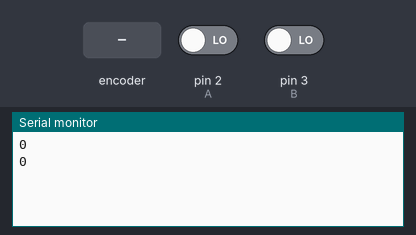
This sketch was run on a simulated Arduino Uno, built with avr-gcc and run on an emulated ATmega328P. On the bench: the last lines printed to the serial monitor. The test bench sets the inputs (shaded band); at power-on: pin 2 (A) LOW, pin 3 (B) LOW.

Above: at 1.2 s.
1.3 s: rotary encoder on pin 2 (A) / pin 3 (B) turned 1 step (first pin leading)
At 2.8 s:
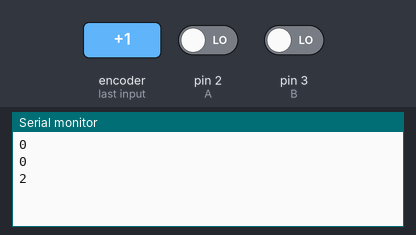
3.0 s: rotary encoder on pin 2 (A) / pin 3 (B) turned 1 step (first pin leading)
At 3.8 s:
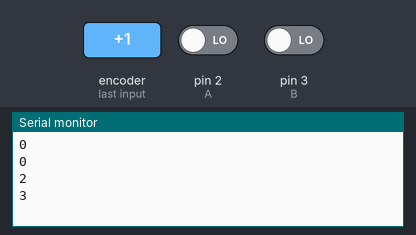
Timing chart, 0 to 6.0 s (numbered marks = the images above; inputs shaded):
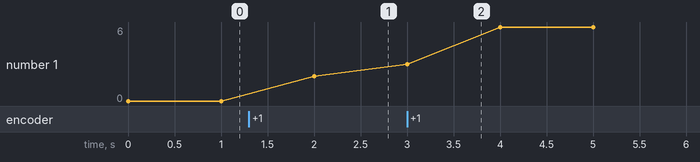

Measured:
- after the input at 1.3 s, the serial monitor: prints a new line after 0.70 s (image 1)
- after the input at 3.0 s, the serial monitor: prints a new line at once (image 2)
- plotted number 1: 0 → 2 after the input at 1.3 s, 2 → 6 after the input at 3.0 s

The sketch:

encoder-reader.ino
```cpp
/*

Basic Quadrature Encoder; Arduino w/ Interrupts
Author: Walter Coe
Date: 5/12/15
Affiliation: BYU Mechatronics Club

This code will read an quadrature encoder (two channels) via interrupts, count the total number of edges (rising and falling
on both channels). Every second, the serial port will display the net pulse count (clockwise positive). For more information
on quarature encoders, see
http://www.ni.com/white-paper/4763/en/

If less resolution is acceptable, an easy change to make is to comment out the interrupt attachent of either channel A or B
(see lines 32-33).

*/

long count = 0;

const int A = 2;
const int B = 3;

unsigned long time;
unsigned long nextTime;

//------------------------------------------------------------------------------------------------------------------------------------

void setup()
{

  pinMode(A, INPUT);
  pinMode(B, INPUT);

  attachInterrupt(0, encoder_A, CHANGE);
  attachInterrupt(1, encoder_B, CHANGE);

  Serial.begin(9800);

  time = millis();
  nextTime = time + 1000;
}

//-------------------------------------------------------------------------------------------------------------------------------------

void loop()
{


  Serial.println(count);

  while(time < nextTime)
  {
     time = millis();
  }

  nextTime = time + 1000;
}

//-------------------------------------------------------------------------------------------------------------------------------------

void encoder_A()
{
  int As = digitalRead(A);
  int Bs = digitalRead(B);

 if(As==HIGH)
 {
    if(Bs==HIGH)
    {
      count = count - 1;
    }
    else
    {
      count = count + 1;
    }
 }
 else
 {
   if(Bs==HIGH)
    {
      count = count + 1;
    }
    else
    {
      count = count - 1;
    }
 }

}

//-------------------------------------------------------------------------------------

void encoder_B()
{

 int As = digitalRead(A);
 int Bs = digitalRead(B);

 if(Bs==HIGH)
 {
    if(As==HIGH)
    {
      count = count + 1;
    }
    else
    {
      count = count - 1;
    }
 }
 else
 {
   if(As==HIGH)
    {
      count = count - 1;
    }
    else
    {
      count = count + 1;
    }
 }
 }
```
